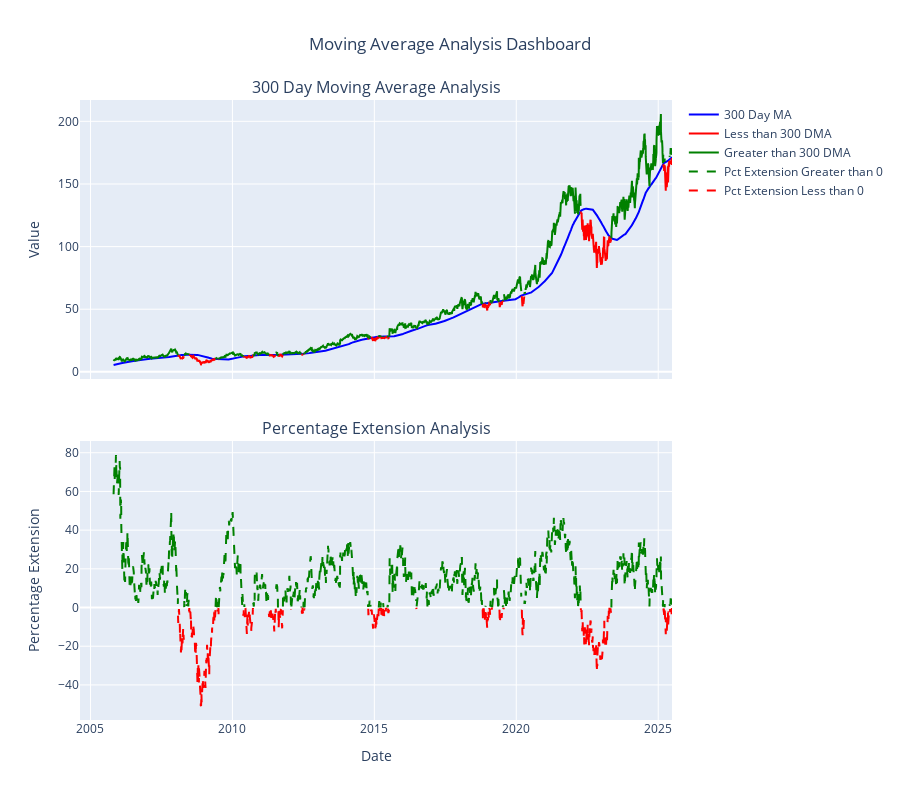

Notebook cell for this chart:
### Code cell
# Create subplots with 2 rows, 1 column
fig = make_subplots(
    rows=2, cols=1,
    subplot_titles=(f'{moving_average} Day Moving Average Analysis', 'Percentage Extension Analysis'),
    vertical_spacing=0.1,
    shared_xaxes=True
)

# First subplot: Moving Average and comparison lines
fig.add_trace(
    go.Scatter(
        x=historical_data['Date'], 
        y=historical_data[f'{moving_average}DMA'],
        mode='lines', 
        name=f'{moving_average} Day MA', 
        line=dict(color='blue')
    ),
    row=1, col=1
)

fig.add_trace(
    go.Scatter(
        x=historical_data['Date'], 
        y=historical_data[f'Less_than_{moving_average}_DMA'],
        mode='lines', 
        name=f'Less than {moving_average} DMA', 
        line=dict(color='red')
    ),
    row=1, col=1
)

fig.add_trace(
    go.Scatter(
        x=historical_data['Date'], 
        y=historical_data[f'Greater_than_{moving_average}_DMA'],
        mode='lines', 
        name=f'Greater than {moving_average} DMA', 
        line=dict(color='green')
    ),
    row=1, col=1
)

# Second subplot: Percentage extension lines
fig.add_trace(
    go.Scatter(
        x=historical_data['Date'], 
        y=historical_data['Greater_than_0'],
        mode='lines', 
        name='Pct Extension Greater than 0', 
        line=dict(color='green', dash='dash')
    ),
    row=2, col=1
)

fig.add_trace(
    go.Scatter(
        x=historical_data['Date'], 
        y=historical_data['Less_than_0'],
        mode='lines', 
        name='Pct Extension Less than 0', 
        line=dict(color='red', dash='dash')
    ),
    row=2, col=1
)

# Update layout for better appearance
fig.update_layout(
    height=800,  # Increase height for 2 subplots
    title_text=f"Moving Average Analysis Dashboard",
    title_x=0.5,
    showlegend=True,
    hovermode='x unified'
)

# Update x-axis labels
fig.update_xaxes(title_text="Date", row=2, col=1)

# Update y-axis labels
fig.update_yaxes(title_text="Value", row=1, col=1)
fig.update_yaxes(title_text="Percentage Extension", row=2, col=1)

# Show the plot
fig.show()

### Figure 1 — Plotly figure (JSON) as saved in the notebook; plotly's stock layout.template omitted (floating-point values rounded to 4 significant figures; data arrays with more than 128 entries replaced by an {"elided": "..."} marker saying what was removed)
{"data": [{"line": {"color": "blue"}, "mode": "lines", "name": "300 Day MA", "type": "scatter", "x": {"elided": "5248 str values"}, "xaxis": "x", "y": {"elided": "5248 float values"}, "yaxis": "y"}, {"line": {"color": "red"}, "mode": "lines", "name": "Less than 300 DMA", "type": "scatter", "x": {"elided": "5248 str values"}, "xaxis": "x", "y": {"elided": "5248 float values"}, "yaxis": "y"}, {"line": {"color": "green"}, "mode": "lines", "name": "Greater than 300 DMA", "type": "scatter", "x": {"elided": "5248 str values"}, "xaxis": "x", "y": {"elided": "5248 float values"}, "yaxis": "y"}, {"line": {"color": "green", "dash": "dash"}, "mode": "lines", "name": "Pct Extension Greater than 0", "type": "scatter", "x": {"elided": "5248 str values"}, "xaxis": "x2", "y": {"elided": "5248 float values"}, "yaxis": "y2"}, {"line": {"color": "red", "dash": "dash"}, "mode": "lines", "name": "Pct Extension Less than 0", "type": "scatter", "x": {"elided": "5248 str values"}, "xaxis": "x2", "y": {"elided": "5248 float values"}, "yaxis": "y2"}], "layout": {"annotations": [{"font": {"size": 16}, "showarrow": false, "text": "300 Day Moving Average Analysis", "x": 0.5, "xanchor": "center", "xref": "paper", "y": 1, "yanchor": "bottom", "yref": "paper"}, {"font": {"size": 16}, "showarrow": false, "text": "Percentage Extension Analysis", "x": 0.5, "xanchor": "center", "xref": "paper", "y": 0.45, "yanchor": "bottom", "yref": "paper"}], "height": 800, "hovermode": "x unified", "showlegend": true, "title": {"text": "Moving Average Analysis Dashboard", "x": 0.5}, "xaxis": {"anchor": "y", "domain": [0, 1], "matches": "x2", "showticklabels": false}, "xaxis2": {"anchor": "y2", "domain": [0, 1], "title": {"text": "Date"}}, "yaxis": {"anchor": "x", "domain": [0.55, 1], "title": {"text": "Value"}}, "yaxis2": {"anchor": "x2", "domain": [0, 0.45], "title": {"text": "Percentage Extension"}}}}
